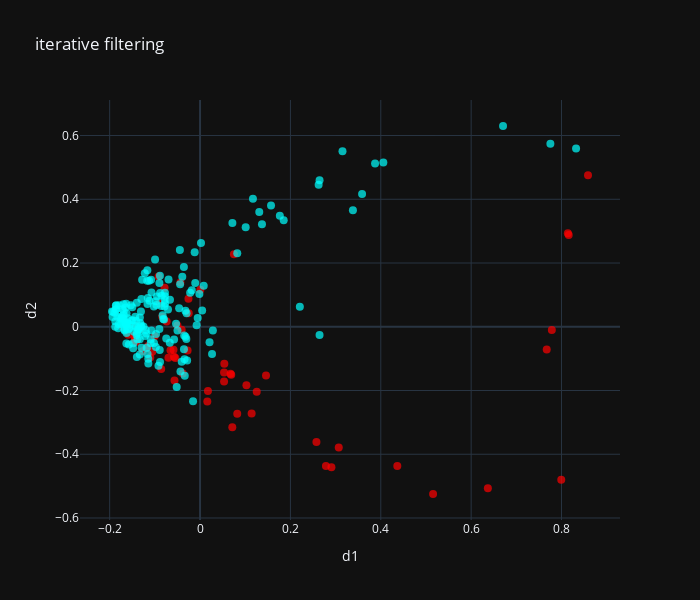

Write notebook code for a chart like this one.
### Code cell
# New method
from common import find_outliers

X_numpy = np.array(X)
y_numpy = np.array(y)

outliers_to_remove=0.3

outliers_mask, pred_loss, score = find_outliers(
    X_numpy,
    y_numpy,
    special_model,
    outliers_to_remove=outliers_to_remove,
    iterations=5,
    gamma=0.9,
    evaluate_loss=metrics.mean_absolute_error,
    cv=5,
    repeats=3,
    class_weight_scale_power=0.5,
    plot=False
)

outliers_to_remove=sum(outliers_mask)/len(X)

render_results(X,y,scaler,outliers_mask,"iterative filtering")

### Figure 1 — Plotly figure (JSON) as saved in the notebook; plotly's stock layout.template omitted (floating-point values rounded to 4 significant figures; data arrays with more than 128 entries replaced by an {"elided": "..."} marker saying what was removed)
{"data": [{"marker": {"color": {"elided": "242 str values"}, "opacity": 0.7, "size": 8}, "mode": "markers", "type": "scatter", "x": {"elided": "242 float values"}, "y": {"elided": "242 float values"}}], "layout": {"height": 600, "title": {"text": "iterative filtering"}, "width": 700, "xaxis": {"title": {"text": "d1"}}, "yaxis": {"title": {"text": "d2"}}}}
